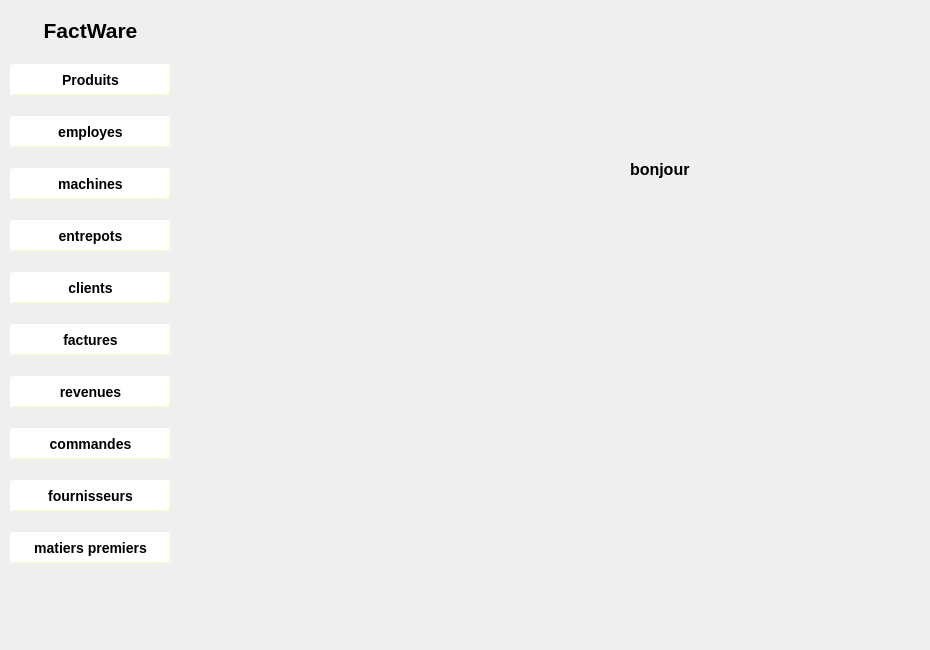
      <widget class="QWidget" name="page_8">
       <widget class="QLabel" name="label_76">
        <property name="geometry">
         <rect>
          <x>630</x>
          <y>160</y>
          <width>141</width>
          <height>20</height>
         </rect>
        </property>
        <property name="text">
         <string>&lt;html&gt;&lt;head/&gt;&lt;body&gt;&lt;p&gt;&lt;span style=&quot; font-size:12pt; font-weight:600;&quot;&gt;bonjour&lt;/span&gt;&lt;/p&gt;&lt;/body&gt;&lt;/html&gt;</string>
        </property>
       </widget>
       <widget class="QLabel" name="label_77">
        <property name="geometry">
         <rect>
          <x>0</x>
          <y>0</y>
          <width>921</width>
          <height>641</height>
         </rect>
        </property>
        <property name="text">
         <string/>
        </property>
        <property name="pixmap">
         <pixmap>../../Desktop/images qt/hello.jpg</pixmap>
        </property>
        <property name="scaledContents">
         <bool>true</bool>
        </property>
        <property name="wordWrap">
         <bool>true</bool>
        </property>
        <property name="margin">
         <number>0</number>
        </property>
        <property name="openExternalLinks">
         <bool>false</bool>
        </property>
       </widget>
       <widget class="QWidget" name="layoutWidget_10">
        <property name="geometry">
         <rect>
          <x>10</x>
          <y>50</y>
          <width>161</width>
          <height>531</height>
         </rect>
        </property>
        <layout class="QVBoxLayout" name="verticalLayout_14">
         <item>
          <widget class="QPushButton" name="pushButton_33">
           <property name="styleSheet">
            <string notr="true">QPushButton {
    background-color: white;
    border-style: outset;
    border-width: 2px;
    border-radius: 4px;
    border-color: beige;
    font: bold 14px;
    min-width: 5em;
    padding: 6px;
}
QPushButton:pressed {
    background-color:gray;
    border-style: inset;
}</string>
           </property>
           <property name="text">
            <string>Produits</string>
           </property>
          </widget>
         </item>
         <item>
          <widget class="QPushButton" name="pushButton_34">
           <property name="styleSheet">
            <string notr="true">QPushButton {
    background-color: white;
    border-style: outset;
    border-width: 2px;
    border-radius: 4px;
    border-color: beige;
    font: bold 14px;
    min-width: 5em;
    padding: 6px;
}
QPushButton:pressed {
    background-color:gray;
    border-style: inset;
}</string>
           </property>
           <property name="text">
            <string>employes</string>
           </property>
          </widget>
         </item>
         <item>
          <widget class="QPushButton" name="pushButton_35">
           <property name="styleSheet">
            <string notr="true">QPushButton {
    background-color: white;
    border-style: outset;
    border-width: 2px;
    border-radius: 4px;
    border-color: beige;
    font: bold 14px;
    min-width: 5em;
    padding: 6px;
}
QPushButton:pressed {
    background-color:gray;
    border-style: inset;
}</string>
           </property>
           <property name="text">
            <string>machines</string>
           </property>
          </widget>
         </item>
         <item>
          <widget class="QPushButton" name="pushButton_36">
           <property name="styleSheet">
            <string notr="true">QPushButton {
    background-color: white;
    border-style: outset;
    border-width: 2px;
    border-radius: 4px;
    border-color: beige;
    font: bold 14px;
    min-width: 5em;
    padding: 6px;
}
QPushButton:pressed {
    background-color:gray;
    border-style: inset;
}</string>
           </property>
           <property name="text">
            <string>entrepots</string>
           </property>
          </widget>
         </item>
         <item>
          <widget class="QPushButton" name="client_1">
           <property name="styleSheet">
            <string notr="true">QPushButton {
    background-color: white;
    border-style: outset;
    border-width: 2px;
    border-radius: 4px;
    border-color: beige;
    font: bold 14px;
    min-width: 5em;
    padding: 6px;
}
QPushButton:pressed {
    background-color:gray;
    border-style: inset;
}</string>
           </property>
           <property name="text">
            <string>clients</string>
           </property>
          </widget>
         </item>
         <item>
          <widget class="QPushButton" name="pushButton_37">
           <property name="styleSheet">
            <string notr="true">QPushButton {
    background-color: white;
    border-style: outset;
    border-width: 2px;
    border-radius: 4px;
    border-color: beige;
    font: bold 14px;
    min-width: 5em;
    padding: 6px;
}
QPushButton:pressed {
    background-color:gray;
    border-style: inset;
}</string>
           </property>
           <property name="text">
            <string>factures</string>
           </property>
          </widget>
         </item>
         <item>
          <widget class="QPushButton" name="pushButton_38">
           <property name="styleSheet">
            <string notr="true">QPushButton {
    background-color: white;
    border-style: outset;
    border-width: 2px;
    border-radius: 4px;
    border-color: beige;
    font: bold 14px;
    min-width: 5em;
    padding: 6px;
}
QPushButton:pressed {
    background-color:gray;
    border-style: inset;
}</string>
           </property>
           <property name="text">
            <string>revenues</string>
           </property>
          </widget>
         </item>
         <item>
          <widget class="QPushButton" name="commande_2">
           <property name="styleSheet">
            <string notr="true">QPushButton {
    background-color: white;
    border-style: outset;
    border-width: 2px;
    border-radius: 4px;
    border-color: beige;
    font: bold 14px;
    min-width: 5em;
    padding: 6px;
}
QPushButton:pressed {
    background-color:gray;
    border-style: inset;
}</string>
           </property>
           <property name="text">
            <string>commandes</string>
           </property>
          </widget>
         </item>
         <item>
          <widget class="QPushButton" name="pushButton_39">
           <property name="styleSheet">
            <string notr="true">QPushButton {
    background-color: white;
    border-style: outset;
    border-width: 2px;
    border-radius: 4px;
    border-color: beige;
    font: bold 14px;
    min-width: 5em;
    padding: 6px;
}
QPushButton:pressed {
    background-color:gray;
    border-style: inset;
}</string>
           </property>
           <property name="text">
            <string>fournisseurs</string>
           </property>
          </widget>
         </item>
         <item>
          <widget class="QPushButton" name="pushButton_40">
           <property name="styleSheet">
            <string notr="true">QPushButton {
    background-color: white;
    border-style: outset;
    border-width: 2px;
    border-radius: 4px;
    border-color: beige;
    font: bold 14px;
    min-width: 5em;
    padding: 6px;
}
QPushButton:pressed {
    background-color:gray;
    border-style: inset;
}</string>
           </property>
           <property name="text">
            <string>matiers premiers</string>
           </property>
          </widget>
         </item>
        </layout>
       </widget>
       <widget class="QLabel" name="label_78">
        <property name="geometry">
         <rect>
          <x>10</x>
          <y>10</y>
          <width>161</width>
          <height>41</height>
         </rect>
        </property>
        <property name="text">
         <string>&lt;html&gt;&lt;head/&gt;&lt;body&gt;&lt;p align=&quot;center&quot;&gt;&lt;span style=&quot; font-size:16pt; font-weight:600;&quot;&gt;FactWare&lt;/span&gt;&lt;/p&gt;&lt;/body&gt;&lt;/html&gt;</string>
        </property>
       </widget>
      </widget>
